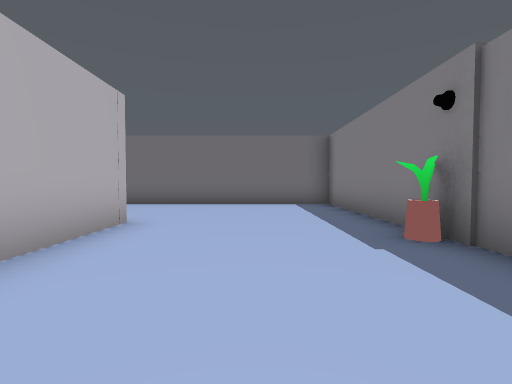
[1] (above)

13 first-person views from a walk through a Unity game level. The camera is 1.4 m above the floor, tilts 2° down and sees 85° across. The floor is counted in squares, 2 m on a side. Each view is taken from the middle of a square. On the plan, view 1 faces up. The plan holds only what a view shows up to about 9 squares ahead; the rest is blank. The player character is not drawn. Some animated figures are not drawn. Door leaves are left out, so doorways stand open.

[2]
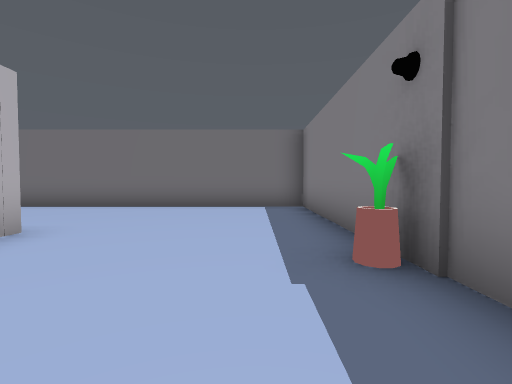

[3]
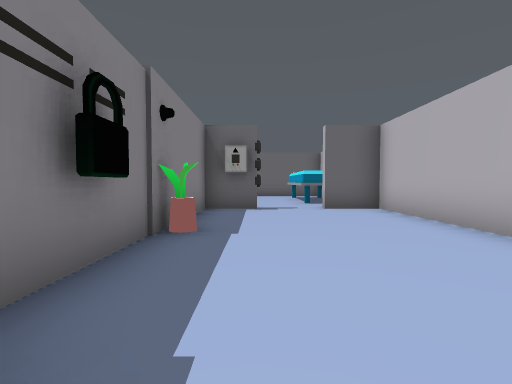

[4]
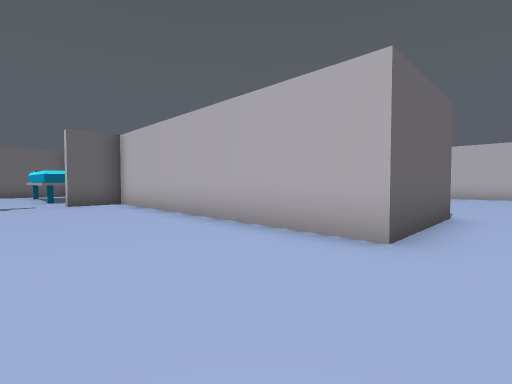

[5]
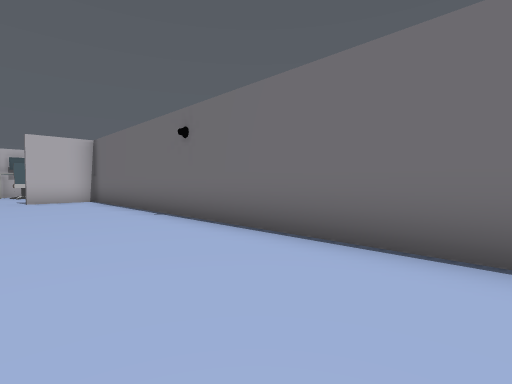

[6]
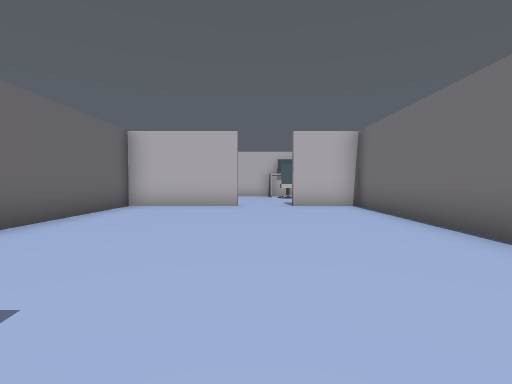

[7]
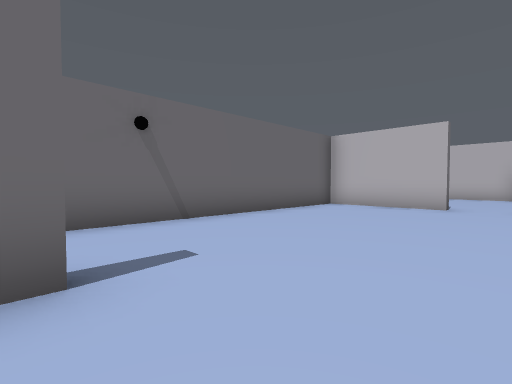

[8]
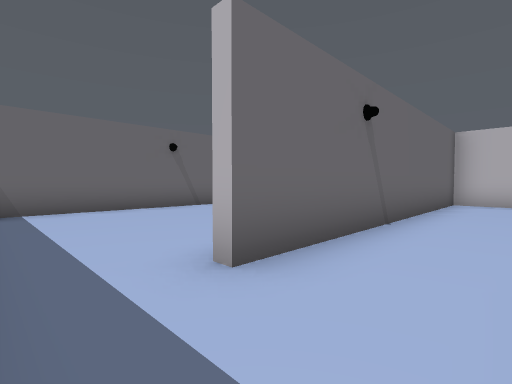

[9]
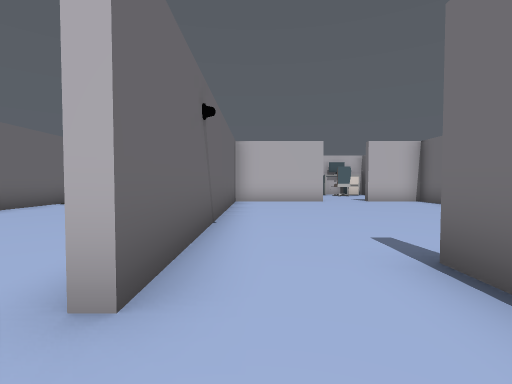

[10]
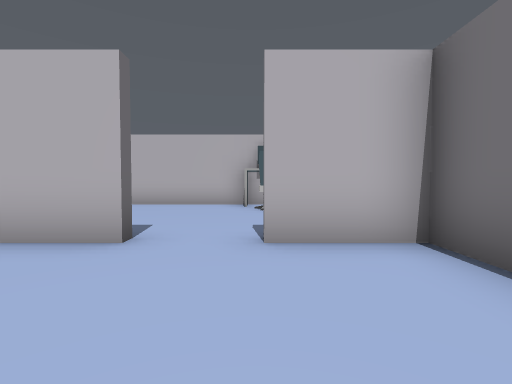

[11]
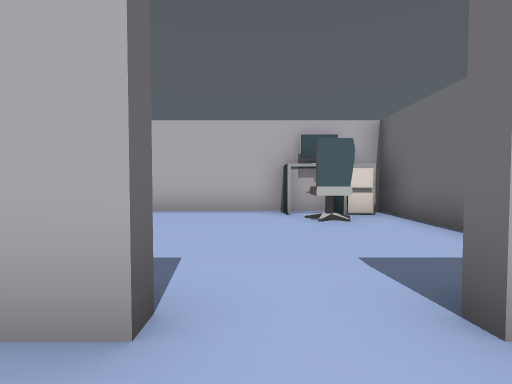

[12]
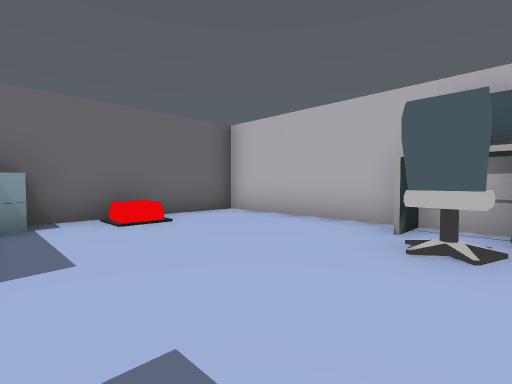

[13]
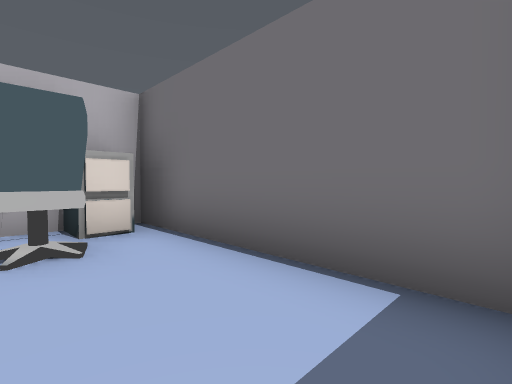

### Floor plan
Points are (right, up) in squares from view 1. A wall is a line through its corners. A room is listed if a view was taken in it or the views show most of it. See-through windows are left out.
Room 1 (views 1, 2, 3, 4, 5, 6, 7, 10, 11)
walls: (-5.5, 4.9) (-2.3, 4.9) (-2.3, -3.4) (-0.8, -3.4); (2.4, 3) (2.4, 9) (-13.2, 9) (-13.2, 7); (-13.2, 5.5) (-13.2, 2.3) (-5.5, 2.3); (0.9, -3.4) (2.4, -3.4) (2.4, -0.6)
ways out: opening at (-5, 3.5) to room 2; open door at (-13.3, 6.3) to room 3; opening at (0, -3)
objects: other object (2, 0); other object (2, 3); other object (3, 1) to (3, 2)
Room 2 (views 8, 9)
walls: (-5.5, 2.3) (-4.5, 2.3) (-4.5, 1.9); (-4.6, 4.6) (-5.5, 4.6)
ways out: opening at (-5, 3.5) to room 1; opening at (-3.5, 2)
Room 3 (views 12, 13)
walls: (-14, 9) (-18.8, 9) (-18.8, 2.3) (-14.2, 2.3)
low walls: (-16.4, 3.3) (-15.7, 3.3) (-15.7, 2.6)
ways out: open door at (-13.3, 6.3) to room 1
objects: other object (-18, 7) to (-18, 8); other object (-17, 7); other object (-14, 3)

Positions as (right, up) in squares from view 1, and headings:
1: (0, 0), facing up
2: (1, 1), facing up
3: (1, 4), facing down
4: (1, 6), facing down-left
5: (-2, 6), facing up-left
6: (-5, 6), facing left
7: (-5, 7), facing down-left
8: (-3, 4), facing down-left
9: (-3, 3), facing left
10: (-10, 7), facing left
11: (-12, 6), facing left
12: (-14, 8), facing down-left
13: (-14, 7), facing up-left
